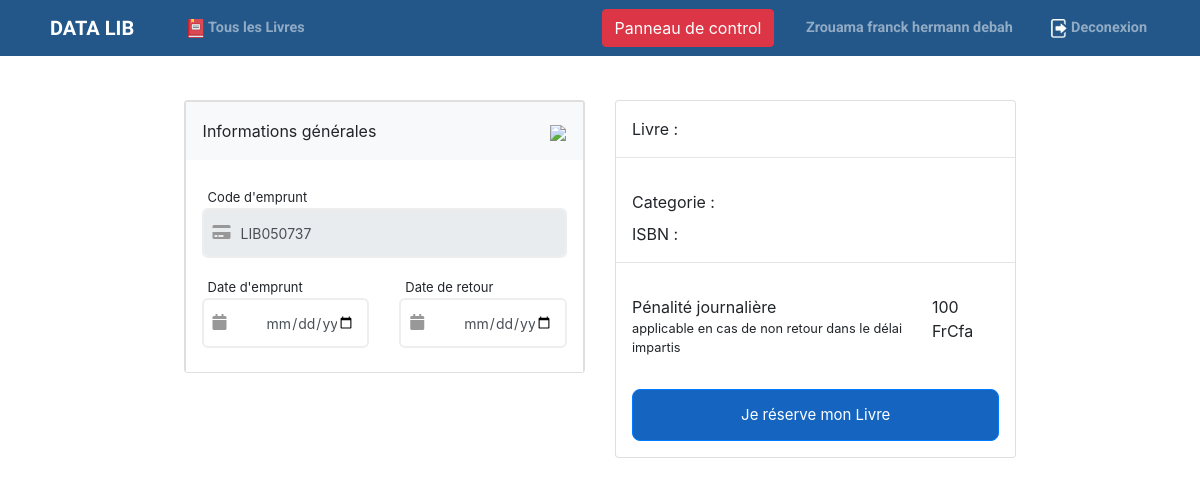
/book/2-7654-1005-5 (signed in), run on an earlier commit of the app's database.
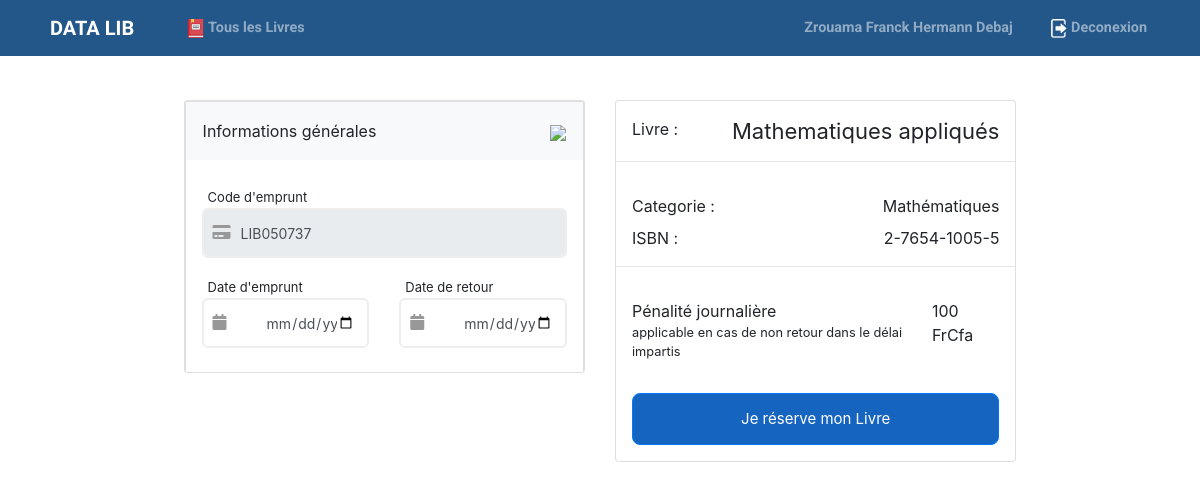
And on a later commit of the database.
### app/mod_book/models.py (models this page shows, shortened)
class Base(db.Model):
    __abstract__ = True
    date_created = db.Column(
        db.String(128),  default=db.func.current_timestamp())
    date_modified = db.Column(db.String(
        128),  default=db.func.current_timestamp(), onupdate=db.func.current_timestamp())

@dataclass
class Book(Base):
    __tablename__ = 'book'
    title = db.Column(db.String(128),  nullable=False)
    isbn = db.Column(db.String(128),  nullable=False,
                     unique=True, primary_key=True)
    author = db.Column(db.String(128),  nullable=False)
    edition = db.Column(db.String(192),  nullable=False)
    nbExemplar = db.Column(db.Integer,  nullable=False, default=1)
    category = db.Column(db.String(128),  nullable=False)
    year = db.Column(db.Integer,  nullable=False)

### app/mod_book/controllers.py (the view)
@mod_book.route('/<isbn>',methods =['GET'])
def get_book_by_isbn(isbn):
    book = Book.query.filter_by(isbn=isbn).first()
    if 'user' in session:
        user = session['user']
        code = f"LIB{datetime.datetime.now().strftime('%d%M%S')}"
    else:
        user = []
    return render_template("auth/book.html",book_info = book,user = user,code = code)

### app/templates/auth/book.html (shortened to what the changed rows need)
{% extends 'base.html' %}
{% block content %}
<div class="container d-flex justify-content-center mt-5 mb-5">
    <form action="/dashboard/emprunts" method="post" class="row g-3">
        <div class="col-md-6">
            <div class="card">
                <div class="accordion" id="accordionExample">
                    <div class="card">
                        <div class="card-header p-0">
                            <h2 class="mb-0"> <button class="btn btn-light btn-block text-left p-3 rounded-0"
                                    data-toggle="collapse" data-target="#collapseOne" aria-expanded="true"
                                    aria-controls="collapseOne">
                                    <div class="d-flex align-items-center justify-content-between"> <span>Informations
                                            générales</span>
                                        <div class="icons"> <img src="https://i.imgur.com/2ISgYja.png" width="30"></div>
                                    </div>
                                </button> </h2>
                        </div>
                    </div>
                </div>
            </div>
        </div>
        <div class="col-md-6">
            <div class="card">
                <div class="d-flex justify-content-between p-3">
                    <div class="mt-1"> <sup class="super-price">{{book_info.title}}</sup>
                    </div>
                </div>
                <div class="p-3">
                    <div class="d-flex justify-content-between mb-2"> <span>Categorie :</span>
                        <span>{{book_info.category}}</span>
                    </div>
                    <div class="d-flex justify-content-between"> <span>ISBN :</span>
                        <span>{{book_info.isbn}}</span>
                    </div>
                </div>
            </div>
        </div>
    </form>
</div>
</div>
{% endblock content %}

What changed in the data, as far as the page shows it:
added Book: title "Mathematiques appliqués", category "Mathématiques", isbn "2-7654-1005-5"
Also different on the page:
{{ user.nom }}: "Zrouama franck hermann debah" → "Zrouama Franck Hermann Debaj"
text no longer shown: "Panneau de control"
